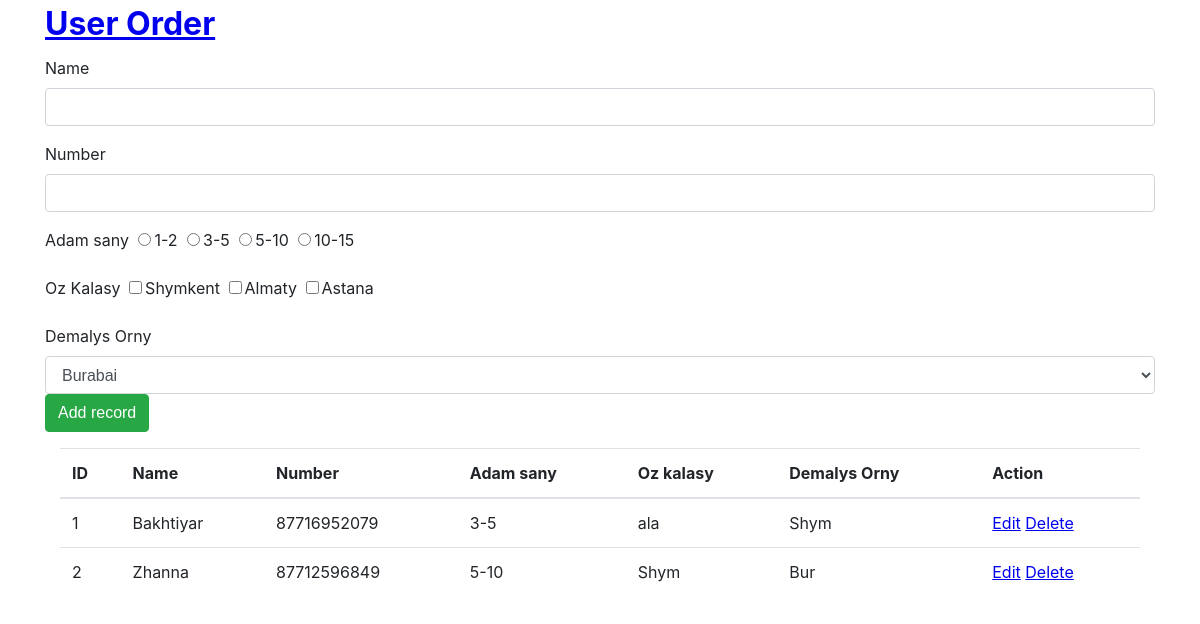
The page /order/ on the database its author committed.
### posts/models.py (models this page shows, shortened)
class Order(models.Model):
    num_people_filed = [
        ('1-2', '1-2'),
        ('3-5', '3-5'),
        ('5-10', '5-10'),
        ('10-15', '10-15')
    ]
    kala_filed = [
        ('Shym', 'Shymkent'),
        ('Ala', 'Almaty'),
        ('As', 'Astana')
    ]
    name = models.CharField(max_length=255)
    number = models.IntegerField(verbose_name='Nomer',default=87716952079)
    number_people = models.CharField(choices=num_people_filed, max_length=125)
    demalys_orny = models.CharField(max_length=100)
    oz_kalasy = models.CharField(choices=kala_filed,max_length=100)

### posts/views.py (the view)
# urls.py: path('order/', views.index, name='index'),
def index(request):
    if request.method == "POST":
        name = request.POST['name']
        number = request.POST['number']
        user_ordect = Order.objects.filter(number=number).count()
        if user_ordect > 0:
            messages.success(request, 'Number already exists')
            return redirect(request.META.get('HTTP_REFERER'))
        number_people = request.POST['number_people']
        demalys_orny = request.POST['demalys_orny']
        oz_kalasy = request.POST['oz_kalasy']
        order = Order.objects.create(name=name, number=number, number_people=number_people,
                                oz_kalasy=oz_kalasy,demalys_orny=demalys_orny
                                  )
        order.save()
        messages.success(request, "Order was inserted")
        return redirect(request.META.get('HTTP_REFERER'))
    else:
        content = {
            'userData': Order.objects.all()
        }
        return render(request, 'posts/index.html', content)

### posts/templates/posts/index.html (shortened to what this page needs)
<!doctype html>
{% load static %}
<html lang="en">
<head>
    <link rel="stylesheet" href="{% static 'posts/css/boot.css' %}">
</head>
<body>
    <div class="container">
   <div class="row">
        <div class="col-md-12">
            <a href="{%url 'homepage'%}"><h1>User Order</h1></a>
        </div>
    </div>
    <div class="row">
        <div class="col-md-3">
            <form action="" method="post" enctype="multipart/form-data">
                <div class="form-group">
                    <label for="name">Name</label>
                    <input type="text" name="name" class="form-control" id="name" required>
                </div>
                <div class="form-group">
                    <label for="number">Number</label>
                    <input type="number" name="number" class="form-control" id="number" required>
                </div>
                <div class="form-group">
                    <label for="number_people">Adam sany</label>
                    <label><input type="radio" name="number_people" value="1-2">1-2</label>
                    <label><input type="radio" name="number_people" value="3-5">3-5</label>
                    <label><input type="radio" name="number_people" value="5-10">5-10</label>
                    <label><input type="radio" name="number_people" value="10-15">10-15</label>
                </div>
                <div class="form-group">
                    <label for="oz_kalasy">Oz Kalasy</label>
                    <label><input type="checkbox" name="oz_kalasy" value="Shym">Shymkent</label>
                    <label><input type="checkbox" name="oz_kalasy" value="Ala">Almaty</label>
                    <label><input type="checkbox" name="oz_kalasy" value="As">Astana</label>
                </div>
                <div class="form-group">
                    <label for="demalys_orny">Demalys Orny</label>
                    <select name="demalys_orny" id="demalys_orny" class="form-control">
                        <option value="Bur">Burabai</option>
                    </select>
                <div class="form-group">
                    <button class="btn btn-success">Add record</button>
                </div>
            </form>
        </div>
        <div class="col-md-9">
            <table class="table table-hover">
                <thead>
                <tr>
                    <th>ID </th>
                    <th>Name</th>
                    <th>Number</th>
                    <th>Adam sany</th>
                    <th>Oz kalasy</th>
                    <th>Demalys Orny</th>
                    <th>Action</th>
                </tr>
                </thead>
                <tbody>
                {% for user in userData %}
                    <tr>
                        <td>{{ forloop.counter }}</td>
                        <td>{{ user.name }}</td>
                        <td>{{ user.number }}</td>
                        <td>{{ user.number_people }}</td>
                        <td>{{ user.oz_kalasy }}</td>
                        <td>{{ user.demalys_orny }}</td>
                        <td>
                            <a href="{% url 'edit' user.id %}">Edit</a>
                            <a href="{% url 'delete' user.id %}">Delete</a>
                        </td>
                    </tr>
                {% endfor %}
                </tbody>
            </table>
        </div>
    </div>
</div>
</body>
</html>

### posts/static/posts/css/boot.css (style rules this page uses)
*, *::before, *::after { box-sizing: border-box; }
html { font-family: sans-serif; line-height: 1.15; -webkit-text-size-adjust: 100%; -webkit-tap-highlight-color: rgba(0, 0, 0, 0); }
body { margin: 0; font-family: -apple-system, BlinkMacSystemFont, "Segoe UI", Roboto, "Helvetica Neue", Arial, "Noto Sans", "Liberation Sans", sans-serif, "Apple Color Emoji", "Segoe UI Emoji", "Segoe UI Symbol", "Noto Color Emoji"; font-size: 1rem; font-weight: 400; line-height: 1.5; color: #212529; text-align: left; background-color: #fff; }
h1, h2, h3, h4, h5, h6 { margin-top: 0; margin-bottom: 0.5rem; }
button { border-radius: 0; }
th { text-align: inherit; text-align: -webkit-match-parent; }
label { display: inline-block; margin-bottom: 0.5rem; }
.container, .container-fluid, .container-sm, .container-md, .container-lg, .container-xl { width: 100%; padding-right: 15px; padding-left: 15px; margin-right: auto; margin-left: auto; }
@media (min-width: 576px) { .container, .container-sm { max-width: 540px; } }
@media (min-width: 768px) { .container, .container-sm, .container-md { max-width: 720px; } }
@media (min-width: 992px) { .container, .container-sm, .container-md, .container-lg { max-width: 960px; } }
@media (min-width: 1200px) { .container, .container-sm, .container-md, .container-lg, .container-xl { max-width: 1140px; } }
.row { display: -ms-flexbox; display: flex; -ms-flex-wrap: wrap; flex-wrap: wrap; margin-right: -15px; margin-left: -15px; }
.col-1, .col-2, .col-3, .col-4, .col-5, .col-6, .col-7, .col-8, .col-9, .col-10, .col-11, .col-12, .col, .col-auto, .col-sm-1, .col-sm-2, .col-sm-3, .col-sm-4, .col-sm-5, .col-sm-6, .col-sm-7, .col-sm-8, .col-sm-9, .col-sm-10, .col-sm-11, .col-sm-12, .col-sm, .col-sm-auto, .col-md-1, .col-md-2, .col-md-3, .col-md-4, .col-md-5, .col-md-6, .col-md-7, .col-md-8, .col-md-9, .col-md-10, .col-md-11, .col-md-12, .col-md, .col-md-auto, .col-lg-1, .col-lg-2, .col-lg-3, .col-lg-4, .col-lg-5, .col-lg-6, .col-lg-7, .col-lg-8, .col-lg-9, .col-lg-10, .col-lg-11, .col-lg-12, .col-lg, .col-lg-auto, .col-xl-1, .col-xl-2, .col-xl-3, .col-xl-4, .col-xl-5, .col-xl-6, .col-xl-7, .col-xl-8, .col-xl-9, .col-xl-10, .col-xl-11, .col-xl-12, .col-xl, .col-xl-auto { position: relative; width: 100%; padding-right: 15px; padding-left: 15px; }
.form-group { margin-bottom: 1rem; }
.form-control { display: block; width: 100%; height: calc(1.5em + 0.75rem + 2px); padding: 0.375rem 0.75rem; font-size: 1rem; font-weight: 400; line-height: 1.5; color: #495057; background-color: #fff; background-clip: padding-box; border: 1px solid #ced4da; border-radius: 0.25rem; transition: border-color 0.15s ease-in-out, box-shadow 0.15s ease-in-out; }
.form-control::placeholder { color: #6c757d; opacity: 1; }
input[type="radio"], input[type="checkbox"] { box-sizing: border-box; padding: 0; }
.btn { display: inline-block; font-weight: 400; color: #212529; text-align: center; vertical-align: middle; -webkit-user-select: none; -moz-user-select: none; -ms-user-select: none; user-select: none; background-color: transparent; border: 1px solid transparent; padding: 0.375rem 0.75rem; font-size: 1rem; line-height: 1.5; border-radius: 0.25rem; transition: color 0.15s ease-in-out, background-color 0.15s ease-in-out, border-color 0.15s ease-in-out, box-shadow 0.15s ease-in-out; }
.btn:not(:disabled):not(.disabled) { cursor: pointer; }
.btn-success { color: #fff; background-color: #28a745; border-color: #28a745; }
table { border-collapse: collapse; }
.table { width: 100%; margin-bottom: 1rem; color: #212529; }
.table th, .table td { padding: 0.75rem; vertical-align: top; border-top: 1px solid #dee2e6; }
.table thead th { vertical-align: bottom; border-bottom: 2px solid #dee2e6; }

### rows shown on the page
Order: name "Bakhtiyar", number "87716952079", number_people "3-5", oz_kalasy "ala", demalys_orny "Shym"
Order: name "Zhanna", number "87712596849", number_people "5-10", oz_kalasy "Shym", demalys_orny "Bur"
